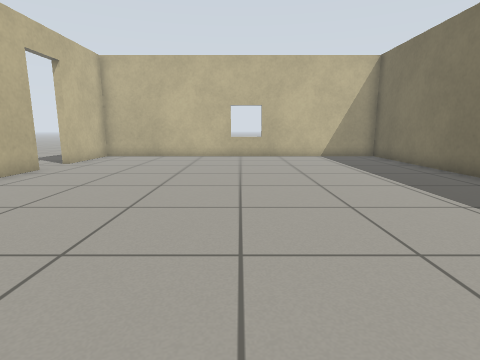
[1] (above)

12 first-person views from a walk through a Gazebo world. The camera is 0.69 m above the floor, tilts 10° down and sees 80° across. The floor is counted in squares, 0.5 m on a side. Each view is taken from the middle of a square. On the plan, view 1 faces up. The plan holds only what a view shows up to about 14 squares ahead; the rest is blank.

[2]
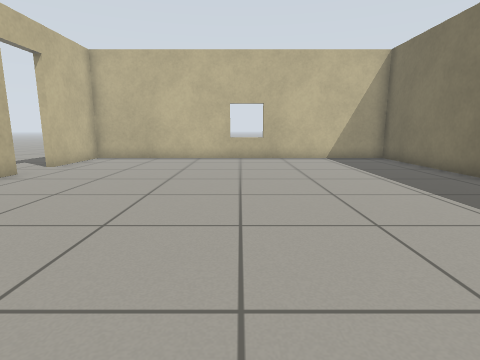

[3]
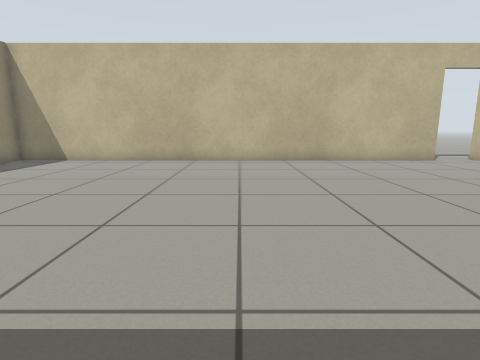

[4]
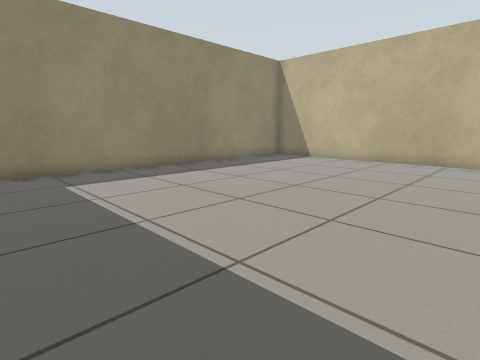

[5]
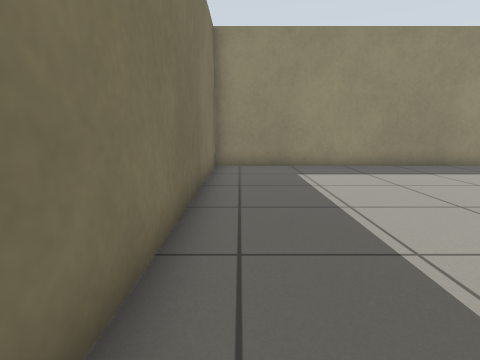

[6]
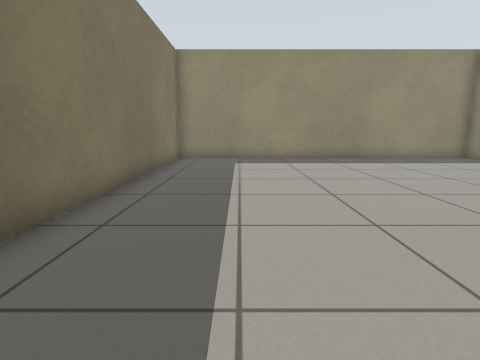

[7]
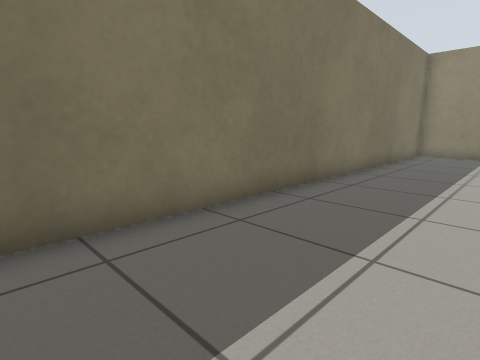

[8]
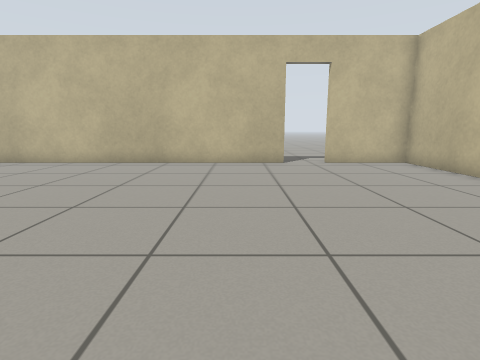

[9]
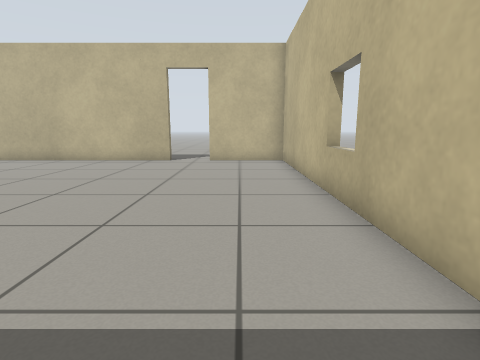

[10]
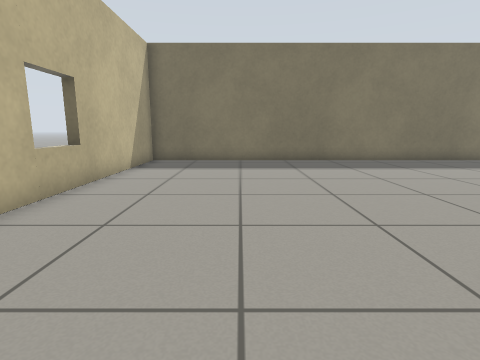

[11]
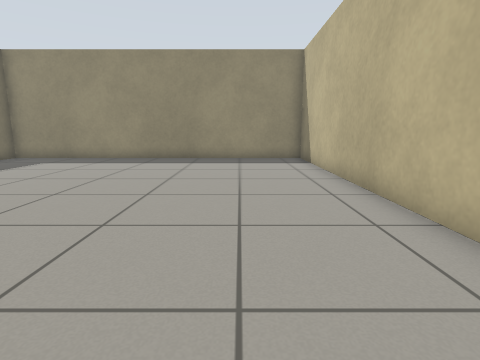

[12]
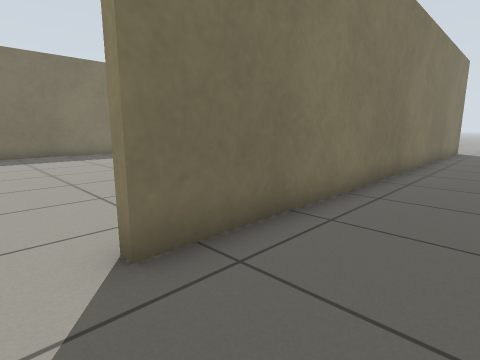

### Floor plan
Points are (right, up) in squares from view 1. A wall is a line through its corners. A room is listed if a view was taken in it or the views show most of it. See-through windows are left out.
Room 1 (views 1, 2, 3, 4, 5, 6, 7, 8, 9, 10, 11)
walls: (-7, 9.8) (-7, -8.9) (6.9, -8.9) (6.9, 15) (-7, 15) (-7, 11.6)
ways out: open door at (-7, 10.5) to room 2
Room 2 (view 12)
walls: (-7.3, -6.7) (-7.3, 9.8)
ways out: open door at (-7, 10.5) to room 1

Where each view was taken, in squares from view 1:
view 1: 0 up, 0 right, facing up
view 2: 1 up, 0 right, facing up
view 3: 1 up, 6 right, facing left
view 4: 1 up, 6 right, facing down-left
view 5: 2 up, 6 right, facing down
view 6: 5 up, 4 right, facing down
view 7: 8 up, 3 right, facing down-right
view 8: 8 up, 5 right, facing left
view 9: 13 up, 6 right, facing left
view 10: 11 up, 6 left, facing right
view 11: 5 up, 4 left, facing down
view 12: 11 up, 10 left, facing down-right
